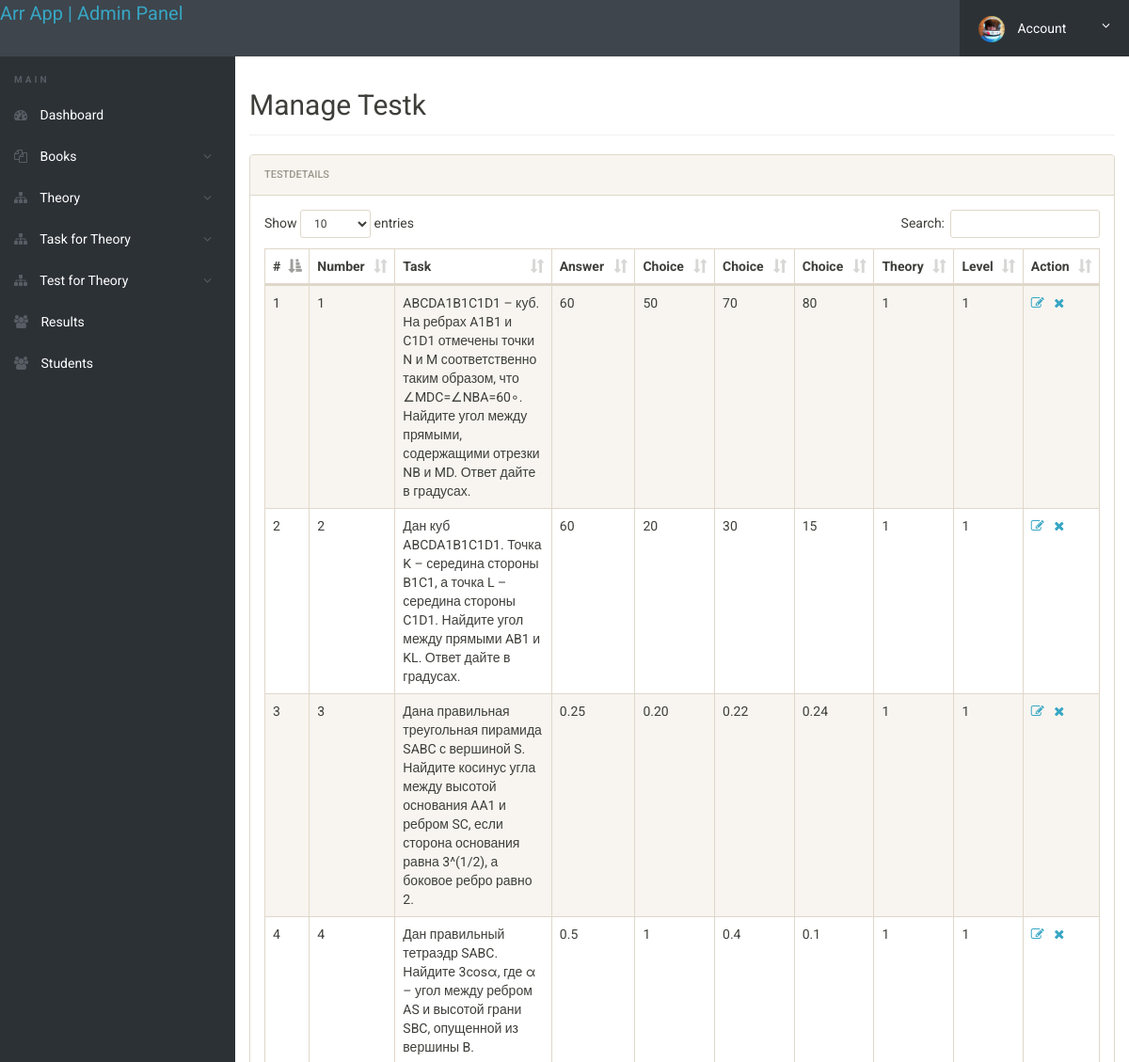
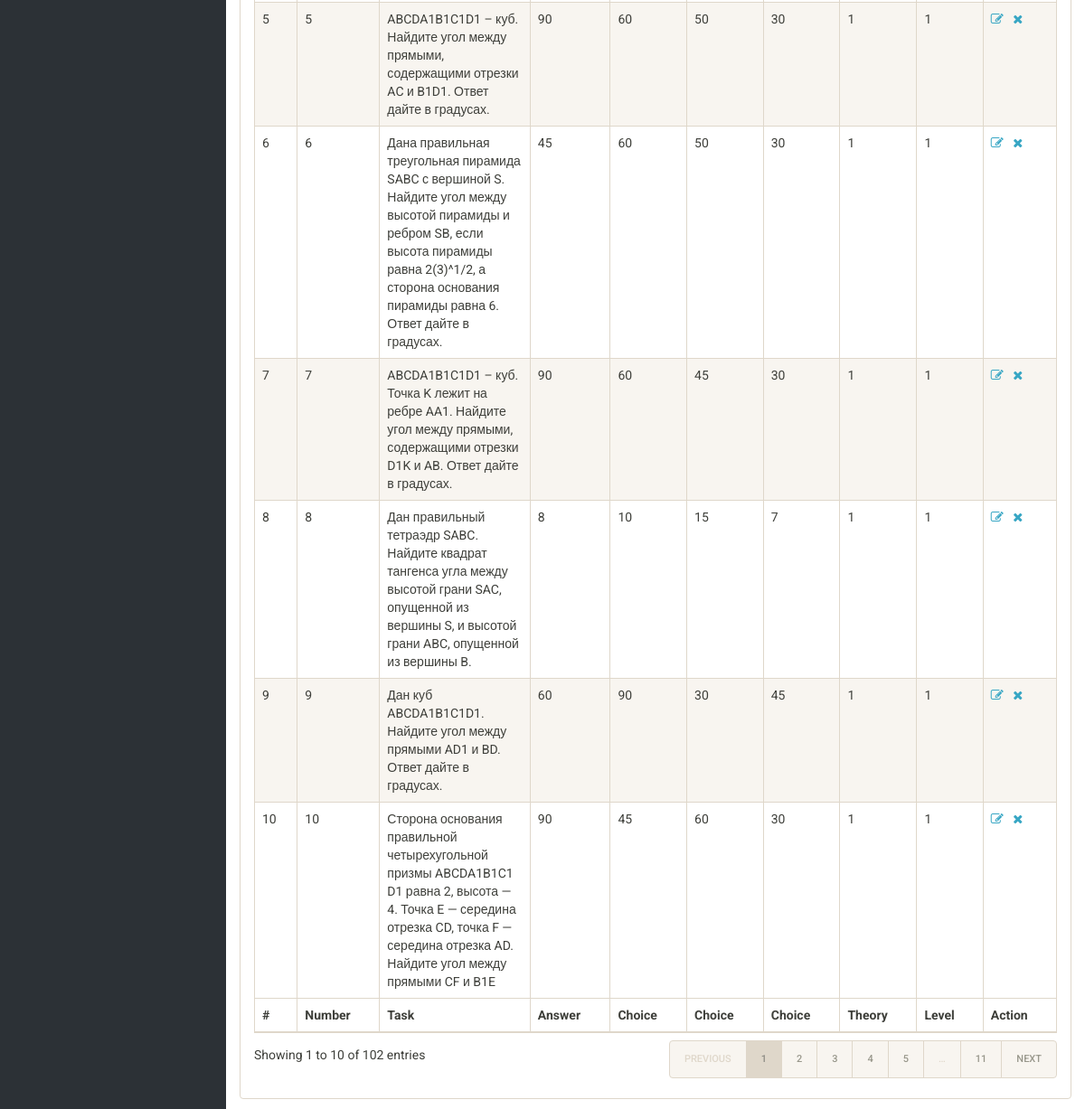
Screenshot of /admin/manage-test.php (signed in) with the database file from the repository (2 pictures, top to bottom).
### tables this page shows
CREATE TABLE `Test` (
  `Test_Id` int(11) NOT NULL,
  `Task` text NOT NULL,
  `Choice1` text NOT NULL,
  `Choice2` text NOT NULL,
  `Choice3` text NOT NULL,
  `Answer` text NOT NULL,
  `Level_Id` int(11) NOT NULL,
  `Theory_Id` int(11) NOT NULL,
  `localTestNumber` int(11) NOT NULL
);

### admin/manage-test.php (the view, shortened to what this page needs)
<?php
include('includes/config.php');
if(strlen($_SESSION['alogin'])==0)
	{
header('location:index.php');
}
else{
 ?>
<!doctype html>
<html lang="en" class="no-js">
<head>
	<link rel="stylesheet" href="css/font-awesome.min.css">
	<link rel="stylesheet" href="css/bootstrap.min.css">
	<link rel="stylesheet" href="css/dataTables.bootstrap.min.css">
	<link rel="stylesheet" href="css/bootstrap-social.css">
	<link rel="stylesheet" href="css/bootstrap-select.css">
	<link rel="stylesheet" href="css/fileinput.min.css">
	<link rel="stylesheet" href="css/awesome-bootstrap-checkbox.css">
	<link rel="stylesheet" href="css/style.css">
</head>
<body>
	<?php include('includes/header.php');?>
	<div class="ts-main-content">
		<?php include('includes/leftbar.php');?>
		<div class="content-wrapper">
			<div class="container-fluid">
				<div class="row">
					<div class="col-md-12">
						<h2 class="page-title">Manage Testk</h2>
						<div class="panel panel-default">
							<div class="panel-heading">TestDetails</div>
							<div class="panel-body">
								<table id="zctb" class="display table table-striped table-bordered table-hover" cellspacing="0" width="100%">
									<thead>
										<tr>
										<th>#</th>
											<th>Number</th>
											<th>Task</th>
											<th>Answer</th>
                                                                                        <th>Choice</th>
                                                                                        <th>Choice</th>
                                                                                        <th>Choice</th>
											<th>Theory</th>
											<th>Level</th>
											<th>Action</th>
										</tr>
									</thead>
									<tfoot>
										<tr>
										<th>#</th>
											<th>Number</th>
											<th>Task</th>
											<th>Answer</th>
                                                                                        <th>Choice</th>
                                                                                        <th>Choice</th>
                                                                                        <th>Choice</th>
											<th>Theory</th>
											<th>Level</th>
											<th>Action</th>
										</tr>
									</tfoot>
									<tbody>
<?php $sql = "SELECT * from Test";
$query = $dbh -> prepare($sql);
$query->execute();
$results=$query->fetchAll(PDO::FETCH_OBJ);
$cnt=1;
if($query->rowCount() > 0)
{
foreach($results as $result)
{				?>
										<tr>
											<td><?php echo htmlentities($cnt);?></td>
											<td><?php echo htmlentities($result->localTestNumber);?></td>
											<td><?php echo htmlentities($result->Task);?></td>
											<td><?php echo htmlentities($result->Answer);?></td>
											<td><?php echo htmlentities($result->Choice1);?></td>
											<td><?php echo htmlentities($result->Choice2);?></td>
											<td><?php echo htmlentities($result->Choice3);?></td>
											<td><?php echo htmlentities($result->Theory_Id);?></td>
											<td><?php echo htmlentities($result->Level_Id);?></td>
		<td><a href="edit-test.php?id=<?php echo $result->Test_Id;?>"><i class="fa fa-edit"></i></a>&nbsp;&nbsp;
<a href="manage-test.php?del=<?php echo $result->Test_Id;?>" onclick="return confirm('Do you want to delete');"><i class="fa fa-close"></i></a></td>
										</tr>
										<?php $cnt=$cnt+1; }} ?>
									</tbody>
								</table>
							</div>
						</div>
					</div>
				</div>
			</div>
		</div>
	</div>
</body>
</html>
<?php } ?>

### admin/css/style.css (style rules this page uses)
html { font-size: 14px; }
@media only screen and (min-width: 480px) { html { font-size: 17px; } }
@media only screen and (min-width: 768px) { html { font-size: 14px; } }
body { font-size: 1em; }
a { color: #37a6c4; }
.panel { overflow: hidden; }
.page-title { padding-bottom: 15px; margin-bottom: 20px; border-bottom: 1px solid #f0f0f0; }
.ts-main-content .content-wrapper { padding-top: 15px; margin-top: 60px; }
@media only screen and (min-width: 992px) { .ts-main-content .content-wrapper { margin-left: 250px; } }

### rows the page displays
test: localTestNumber "1", Task "ABCDA1B1C1D1 – куб. На ребрах A1B1 и C1D1 отмечены точки N и M соответственно таким образом, что ∠MDC=∠NBA=60∘. Найдите угол между прямыми, содержащими отрезки NB и MD. Ответ дайте в градусах.", Answer "60", Choice1 "50", Choice2 "70", Choice3 "80", Theory_Id "1", Level_Id "1"
test: localTestNumber "2", Task "Дан куб ABCDA1B1C1D1. Точка K – середина стороны B1C1, а точка L – середина стороны C1D1. Найдите угол между прямыми AB1 и KL. Ответ дайте в градусах.", Answer "60", Choice1 "20", Choice2 "30", Choice3 "15", Theory_Id "1", Level_Id "1"
test: localTestNumber "3", Task "Дана правильная треугольная пирамида SABC с вершиной S. Найдите косинус угла между высотой основания AA1 и ребром SC, если сторона основания равна 3^(1/2), а боковое ребро равно 2.", Answer "0.25", Choice1 "0.20", Choice2 "0.22", Choice3 "0.24", Theory_Id "1", Level_Id "1"
test: localTestNumber "4", Task "Дан правильный тетраэдр SABC. Найдите 3cos⁡α, где α – угол между ребром AS и высотой грани SBC, опущенной из вершины B.", Answer "0.5", Choice1 "1", Choice2 "0.4", Choice3 "0.1", Theory_Id "1", Level_Id "1"
test: localTestNumber "5", Task "ABCDA1B1C1D1 – куб. Найдите угол между прямыми, содержащими отрезки AC и B1D1. Ответ дайте в градусах.", Answer "90", Choice1 "60", Choice2 "50", Choice3 "30", Theory_Id "1", Level_Id "1"
test: localTestNumber "6", Task "Дана правильная треугольная пирамида SABC с вершиной S. Найдите угол между высотой пирамиды и ребром SB, если высота пирамиды равна 2(3)^1/2, а сторона основания пирамиды равна 6. Ответ дайте в градусах.", Answer "45", Choice1 "60", Choice2 "50", Choice3 "30", Theory_Id "1", Level_Id "1"
test: localTestNumber "7", Task "ABCDA1B1C1D1 – куб. Точка K лежит на ребре AA1. Найдите угол между прямыми, содержащими отрезки D1K и AB. Ответ дайте в градусах.", Answer "90", Choice1 "60", Choice2 "45", Choice3 "30", Theory_Id "1", Level_Id "1"
test: localTestNumber "8", Task "Дан правильный тетраэдр SABC. Найдите квадрат тангенса угла между высотой грани SAC, опущенной из вершины S, и высотой грани ABC, опущенной из вершины B.", Answer "8", Choice1 "10", Choice2 "15", Choice3 "7", Theory_Id "1", Level_Id "1"
test: localTestNumber "9", Task "Дан куб ABCDA1B1C1D1. Найдите угол между прямыми AD1 и BD. Ответ дайте в градусах.", Answer "60", Choice1 "90", Choice2 "30", Choice3 "45", Theory_Id "1", Level_Id "1"
test: localTestNumber "10", Task "Сторона основания правильной четырехугольной призмы ABCDA1B1C1 D1 равна 2, высота — 4. Точка E — середина отрезка CD, точка F — середина отрезка AD. Найдите угол между прямыми CF и B1E", Answer "90", Choice1 "45", Choice2 "60", Choice3 "30", Theory_Id "1", Level_Id "1"
